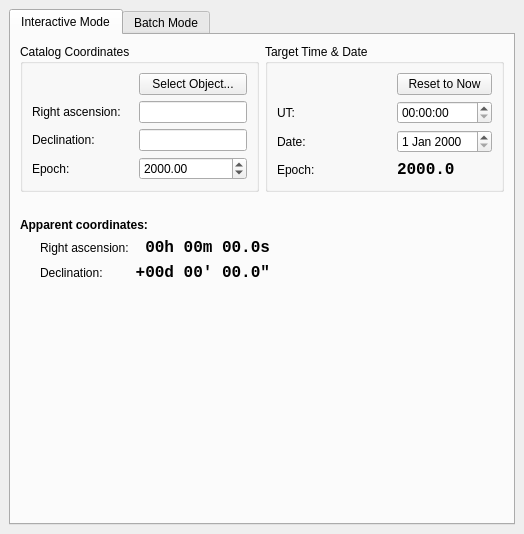
<?xml version="1.0" encoding="UTF-8"?>
<ui version="4.0">
 <class>modCalcApCoordDlg</class>
 <widget class="QWidget" name="modCalcApCoordDlg">
  <property name="geometry">
   <rect>
    <x>0</x>
    <y>0</y>
    <width>524</width>
    <height>534</height>
   </rect>
  </property>
  <property name="focusPolicy">
   <enum>Qt::StrongFocus</enum>
  </property>
  <property name="windowTitle">
   <string>Apparent Coordinates</string>
  </property>
  <layout class="QVBoxLayout">
   <property name="spacing">
    <number>6</number>
   </property>
   <property name="leftMargin">
    <number>9</number>
   </property>
   <property name="topMargin">
    <number>9</number>
   </property>
   <property name="rightMargin">
    <number>9</number>
   </property>
   <property name="bottomMargin">
    <number>9</number>
   </property>
   <item>
    <widget class="QTabWidget" name="InteractiveTab">
     <property name="currentIndex">
      <number>0</number>
     </property>
     <widget class="QWidget" name="tab1">
      <attribute name="title">
       <string>Interactive Mode</string>
      </attribute>
      <layout class="QVBoxLayout">
       <property name="spacing">
        <number>6</number>
       </property>
       <property name="leftMargin">
        <number>9</number>
       </property>
       <property name="topMargin">
        <number>9</number>
       </property>
       <property name="rightMargin">
        <number>9</number>
       </property>
       <property name="bottomMargin">
        <number>9</number>
       </property>
       <item>
        <layout class="QHBoxLayout">
         <property name="spacing">
          <number>6</number>
         </property>
         <property name="leftMargin">
          <number>0</number>
         </property>
         <property name="topMargin">
          <number>0</number>
         </property>
         <property name="rightMargin">
          <number>0</number>
         </property>
         <property name="bottomMargin">
          <number>0</number>
         </property>
         <item>
          <widget class="QGroupBox" name="groupBox_2">
           <property name="title">
            <string>Catalog Coordinates</string>
           </property>
           <layout class="QGridLayout">
            <property name="leftMargin">
             <number>9</number>
            </property>
            <property name="topMargin">
             <number>9</number>
            </property>
            <property name="rightMargin">
             <number>9</number>
            </property>
            <property name="bottomMargin">
             <number>9</number>
            </property>
            <property name="spacing">
             <number>6</number>
            </property>
            <item row="3" column="1">
             <widget class="QDoubleSpinBox" name="EpochCat">
              <property name="focusPolicy">
               <enum>Qt::StrongFocus</enum>
              </property>
              <property name="maximum">
               <double>50000.000000000000000</double>
              </property>
              <property name="value">
               <double>2000.000000000000000</double>
              </property>
              <property name="precision" stdset="0">
               <number>2</number>
              </property>
             </widget>
            </item>
            <item row="2" column="0">
             <widget class="QLabel" name="DecLabel2">
              <property name="text">
               <string>Declination:</string>
              </property>
             </widget>
            </item>
            <item row="2" column="1">
             <widget class="dmsBox" name="DecCat"/>
            </item>
            <item row="3" column="0">
             <widget class="QLabel" name="EpochLabel">
              <property name="text">
               <string>Epoch:</string>
              </property>
             </widget>
            </item>
            <item row="1" column="1">
             <widget class="dmsBox" name="RACat">
              <property name="minimumSize">
               <size>
                <width>80</width>
                <height>0</height>
               </size>
              </property>
             </widget>
            </item>
            <item row="1" column="0">
             <widget class="QLabel" name="RaLabel">
              <property name="text">
               <string>Right ascension:</string>
              </property>
             </widget>
            </item>
            <item row="0" column="0">
             <spacer>
              <property name="orientation">
               <enum>Qt::Horizontal</enum>
              </property>
              <property name="sizeHint" stdset="0">
               <size>
                <width>71</width>
                <height>20</height>
               </size>
              </property>
             </spacer>
            </item>
            <item row="0" column="1">
             <widget class="QPushButton" name="ObjectButton">
              <property name="text">
               <string>Select Object...</string>
              </property>
             </widget>
            </item>
           </layout>
          </widget>
         </item>
         <item>
          <widget class="QGroupBox" name="groupBox_3">
           <property name="title">
            <string>Target Time &amp;&amp; Date</string>
           </property>
           <layout class="QGridLayout">
            <property name="leftMargin">
             <number>9</number>
            </property>
            <property name="topMargin">
             <number>9</number>
            </property>
            <property name="rightMargin">
             <number>9</number>
            </property>
            <property name="bottomMargin">
             <number>9</number>
            </property>
            <property name="spacing">
             <number>6</number>
            </property>
            <item row="0" column="1">
             <widget class="QPushButton" name="NowButton">
              <property name="text">
               <string>Reset to Now</string>
              </property>
             </widget>
            </item>
            <item row="0" column="0">
             <spacer>
              <property name="orientation">
               <enum>Qt::Horizontal</enum>
              </property>
              <property name="sizeHint" stdset="0">
               <size>
                <width>40</width>
                <height>20</height>
               </size>
              </property>
             </spacer>
            </item>
            <item row="3" column="0">
             <widget class="QLabel" name="EpochLabel2">
              <property name="text">
               <string>Epoch:</string>
              </property>
             </widget>
            </item>
            <item row="3" column="1">
             <widget class="QLabel" name="EpochTarget">
              <property name="font">
               <font>
                <family>Monospace</family>
                <pointsize>12</pointsize>
                <weight>75</weight>
                <bold>true</bold>
               </font>
              </property>
              <property name="text">
               <string>2000.0</string>
              </property>
             </widget>
            </item>
            <item row="2" column="0">
             <widget class="QLabel" name="dateLabel">
              <property name="text">
               <string>Date:</string>
              </property>
             </widget>
            </item>
            <item row="1" column="0">
             <widget class="QLabel" name="timeLabel">
              <property name="text">
               <string>UT:</string>
              </property>
             </widget>
            </item>
            <item row="1" column="1">
             <widget class="QTimeEdit" name="UT"/>
            </item>
            <item row="2" column="1">
             <widget class="QDateEdit" name="Date"/>
            </item>
           </layout>
          </widget>
         </item>
        </layout>
       </item>
       <item>
        <spacer>
         <property name="orientation">
          <enum>Qt::Horizontal</enum>
         </property>
         <property name="sizeHint" stdset="0">
          <size>
           <width>40</width>
           <height>20</height>
          </size>
         </property>
        </spacer>
       </item>
       <item>
        <widget class="QLabel" name="ApCoordLabel">
         <property name="font">
          <font>
           <weight>75</weight>
           <bold>true</bold>
          </font>
         </property>
         <property name="text">
          <string>Apparent coordinates:</string>
         </property>
        </widget>
       </item>
       <item>
        <layout class="QHBoxLayout">
         <property name="spacing">
          <number>6</number>
         </property>
         <property name="leftMargin">
          <number>0</number>
         </property>
         <property name="topMargin">
          <number>0</number>
         </property>
         <property name="rightMargin">
          <number>0</number>
         </property>
         <property name="bottomMargin">
          <number>0</number>
         </property>
         <item>
          <spacer>
           <property name="orientation">
            <enum>Qt::Horizontal</enum>
           </property>
           <property name="sizeType">
            <enum>QSizePolicy::Fixed</enum>
           </property>
           <property name="sizeHint" stdset="0">
            <size>
             <width>20</width>
             <height>20</height>
            </size>
           </property>
          </spacer>
         </item>
         <item>
          <layout class="QGridLayout">
           <property name="leftMargin">
            <number>0</number>
           </property>
           <property name="topMargin">
            <number>0</number>
           </property>
           <property name="rightMargin">
            <number>0</number>
           </property>
           <property name="bottomMargin">
            <number>0</number>
           </property>
           <property name="spacing">
            <number>6</number>
           </property>
           <item row="1" column="1">
            <widget class="QLabel" name="Dec">
             <property name="font">
              <font>
               <family>Monospace</family>
               <pointsize>12</pointsize>
               <weight>75</weight>
               <bold>true</bold>
              </font>
             </property>
             <property name="text">
              <string>+00d 00' 00.0&quot;</string>
             </property>
             <property name="alignment">
              <set>Qt::AlignRight|Qt::AlignTrailing|Qt::AlignVCenter</set>
             </property>
             <property name="textInteractionFlags">
              <set>Qt::TextSelectableByMouse</set>
             </property>
            </widget>
           </item>
           <item row="1" column="0">
            <widget class="QLabel" name="DecLabel">
             <property name="text">
              <string>Declination:</string>
             </property>
            </widget>
           </item>
           <item row="0" column="1">
            <widget class="QLabel" name="RA">
             <property name="font">
              <font>
               <family>Monospace</family>
               <pointsize>12</pointsize>
               <weight>75</weight>
               <bold>true</bold>
              </font>
             </property>
             <property name="text">
              <string>00h 00m 00.0s</string>
             </property>
             <property name="alignment">
              <set>Qt::AlignRight|Qt::AlignTrailing|Qt::AlignVCenter</set>
             </property>
             <property name="textInteractionFlags">
              <set>Qt::TextSelectableByMouse</set>
             </property>
            </widget>
           </item>
           <item row="0" column="0">
            <widget class="QLabel" name="RALabel">
             <property name="text">
              <string>Right ascension:</string>
             </property>
            </widget>
           </item>
          </layout>
         </item>
         <item>
          <spacer>
           <property name="orientation">
            <enum>Qt::Horizontal</enum>
           </property>
           <property name="sizeHint" stdset="0">
            <size>
             <width>40</width>
             <height>20</height>
            </size>
           </property>
          </spacer>
         </item>
        </layout>
       </item>
       <item>
        <spacer>
         <property name="orientation">
          <enum>Qt::Vertical</enum>
         </property>
         <property name="sizeType">
          <enum>QSizePolicy::Expanding</enum>
         </property>
         <property name="sizeHint" stdset="0">
          <size>
           <width>20</width>
           <height>70</height>
          </size>
         </property>
        </spacer>
       </item>
      </layout>
     </widget>
     <widget class="QWidget" name="tab2">
      <attribute name="title">
       <string>Batch Mode</string>
      </attribute>
      <layout class="QVBoxLayout">
       <property name="spacing">
        <number>6</number>
       </property>
       <property name="leftMargin">
        <number>8</number>
       </property>
       <property name="topMargin">
        <number>8</number>
       </property>
       <property name="rightMargin">
        <number>8</number>
       </property>
       <property name="bottomMargin">
        <number>8</number>
       </property>
       <item>
        <widget class="QGroupBox" name="groupBox_6">
         <property name="title">
          <string>Select Fields in Input File</string>
         </property>
         <layout class="QHBoxLayout">
          <property name="spacing">
           <number>6</number>
          </property>
          <property name="leftMargin">
           <number>8</number>
          </property>
          <property name="topMargin">
           <number>8</number>
          </property>
          <property name="rightMargin">
           <number>8</number>
          </property>
          <property name="bottomMargin">
           <number>8</number>
          </property>
          <item>
           <layout class="QVBoxLayout">
            <property name="spacing">
             <number>6</number>
            </property>
            <property name="leftMargin">
             <number>0</number>
            </property>
            <property name="topMargin">
             <number>0</number>
            </property>
            <property name="rightMargin">
             <number>0</number>
            </property>
            <property name="bottomMargin">
             <number>0</number>
            </property>
            <item>
             <widget class="QCheckBox" name="utCheckBatch">
              <property name="text">
               <string>UT:</string>
              </property>
              <property name="checked">
               <bool>true</bool>
              </property>
             </widget>
            </item>
            <item>
             <widget class="QCheckBox" name="dateCheckBatch">
              <property name="text">
               <string>Date:</string>
              </property>
              <property name="checked">
               <bool>true</bool>
              </property>
             </widget>
            </item>
            <item>
             <widget class="QCheckBox" name="raCheckBatch">
              <property name="text">
               <string>Right ascension:</string>
              </property>
              <property name="checked">
               <bool>true</bool>
              </property>
             </widget>
            </item>
            <item>
             <widget class="QCheckBox" name="decCheckBatch">
              <property name="text">
               <string>Declination:</string>
              </property>
              <property name="checked">
               <bool>true</bool>
              </property>
             </widget>
            </item>
            <item>
             <widget class="QCheckBox" name="epochCheckBatch">
              <property name="text">
               <string>Epoch:</string>
              </property>
             </widget>
            </item>
           </layout>
          </item>
          <item>
           <layout class="QVBoxLayout">
            <property name="spacing">
             <number>6</number>
            </property>
            <property name="leftMargin">
             <number>0</number>
            </property>
            <property name="topMargin">
             <number>0</number>
            </property>
            <property name="rightMargin">
             <number>0</number>
            </property>
            <property name="bottomMargin">
             <number>0</number>
            </property>
            <item>
             <widget class="QTimeEdit" name="utBoxBatch">
              <property name="enabled">
               <bool>false</bool>
              </property>
             </widget>
            </item>
            <item>
             <widget class="QDateEdit" name="dateBoxBatch">
              <property name="enabled">
               <bool>false</bool>
              </property>
             </widget>
            </item>
            <item>
             <widget class="dmsBox" name="raBoxBatch">
              <property name="enabled">
               <bool>false</bool>
              </property>
             </widget>
            </item>
            <item>
             <widget class="dmsBox" name="decBoxBatch">
              <property name="enabled">
               <bool>false</bool>
              </property>
             </widget>
            </item>
            <item>
             <widget class="QLineEdit" name="epochBoxBatch">
              <property name="sizePolicy">
               <sizepolicy hsizetype="Fixed" vsizetype="Fixed">
                <horstretch>0</horstretch>
                <verstretch>0</verstretch>
               </sizepolicy>
              </property>
             </widget>
            </item>
           </layout>
          </item>
         </layout>
        </widget>
       </item>
       <item>
        <widget class="QGroupBox" name="groupBox_5">
         <property name="title">
          <string>Show in Output File</string>
         </property>
         <layout class="QHBoxLayout">
          <property name="spacing">
           <number>6</number>
          </property>
          <property name="leftMargin">
           <number>8</number>
          </property>
          <property name="topMargin">
           <number>8</number>
          </property>
          <property name="rightMargin">
           <number>8</number>
          </property>
          <property name="bottomMargin">
           <number>8</number>
          </property>
          <item>
           <widget class="QRadioButton" name="allRadioBatch">
            <property name="text">
             <string>All parameters</string>
            </property>
           </widget>
          </item>
          <item>
           <widget class="QRadioButton" name="inputRadioBatch">
            <property name="text">
             <string>Only parameters in input file</string>
            </property>
            <property name="checked">
             <bool>true</bool>
            </property>
           </widget>
          </item>
         </layout>
        </widget>
       </item>
       <item>
        <widget class="QGroupBox" name="groupBox_4">
         <property name="title">
          <string>Files</string>
         </property>
         <layout class="QGridLayout">
          <property name="leftMargin">
           <number>8</number>
          </property>
          <property name="topMargin">
           <number>8</number>
          </property>
          <property name="rightMargin">
           <number>8</number>
          </property>
          <property name="bottomMargin">
           <number>8</number>
          </property>
          <property name="spacing">
           <number>6</number>
          </property>
          <item row="0" column="1">
           <widget class="KUrlRequester" name="InputLineEditBatch"/>
          </item>
          <item row="1" column="1">
           <widget class="KUrlRequester" name="OutputLineEditBatch"/>
          </item>
          <item row="0" column="0">
           <widget class="QLabel" name="label_3">
            <property name="text">
             <string>Input file:</string>
            </property>
           </widget>
          </item>
          <item row="1" column="0">
           <widget class="QLabel" name="label_4">
            <property name="text">
             <string>Output file:</string>
            </property>
           </widget>
          </item>
         </layout>
        </widget>
       </item>
       <item>
        <layout class="QHBoxLayout">
         <property name="spacing">
          <number>6</number>
         </property>
         <property name="leftMargin">
          <number>0</number>
         </property>
         <property name="topMargin">
          <number>0</number>
         </property>
         <property name="rightMargin">
          <number>0</number>
         </property>
         <property name="bottomMargin">
          <number>0</number>
         </property>
         <item>
          <spacer>
           <property name="orientation">
            <enum>Qt::Horizontal</enum>
           </property>
           <property name="sizeType">
            <enum>QSizePolicy::Expanding</enum>
           </property>
           <property name="sizeHint" stdset="0">
            <size>
             <width>151</width>
             <height>21</height>
            </size>
           </property>
          </spacer>
         </item>
         <item>
          <widget class="QPushButton" name="runButtonBatch">
           <property name="sizePolicy">
            <sizepolicy hsizetype="Expanding" vsizetype="Preferred">
             <horstretch>0</horstretch>
             <verstretch>0</verstretch>
            </sizepolicy>
           </property>
           <property name="text">
            <string>Run</string>
           </property>
          </widget>
         </item>
         <item>
          <spacer>
           <property name="orientation">
            <enum>Qt::Horizontal</enum>
           </property>
           <property name="sizeType">
            <enum>QSizePolicy::Expanding</enum>
           </property>
           <property name="sizeHint" stdset="0">
            <size>
             <width>131</width>
             <height>21</height>
            </size>
           </property>
          </spacer>
         </item>
        </layout>
       </item>
       <item>
        <spacer>
         <property name="orientation">
          <enum>Qt::Vertical</enum>
         </property>
         <property name="sizeType">
          <enum>QSizePolicy::Expanding</enum>
         </property>
         <property name="sizeHint" stdset="0">
          <size>
           <width>20</width>
           <height>31</height>
          </size>
         </property>
        </spacer>
       </item>
      </layout>
     </widget>
    </widget>
   </item>
  </layout>
 </widget>
 <customwidgets>
  <customwidget>
   <class>KUrlRequester</class>
   <extends>QFrame</extends>
   <header>kurlrequester.h</header>
   <container>1</container>
  </customwidget>
  <customwidget>
   <class>dmsBox</class>
   <extends>QLineEdit</extends>
   <header>widgets/dmsbox.h</header>
  </customwidget>
 </customwidgets>
 <tabstops>
  <tabstop>InteractiveTab</tabstop>
  <tabstop>ObjectButton</tabstop>
  <tabstop>RACat</tabstop>
  <tabstop>DecCat</tabstop>
  <tabstop>EpochCat</tabstop>
  <tabstop>NowButton</tabstop>
  <tabstop>UT</tabstop>
  <tabstop>InputLineEditBatch</tabstop>
  <tabstop>decCheckBatch</tabstop>
  <tabstop>OutputLineEditBatch</tabstop>
  <tabstop>runButtonBatch</tabstop>
  <tabstop>inputRadioBatch</tabstop>
  <tabstop>raCheckBatch</tabstop>
  <tabstop>dateCheckBatch</tabstop>
  <tabstop>utBoxBatch</tabstop>
  <tabstop>raBoxBatch</tabstop>
  <tabstop>decBoxBatch</tabstop>
  <tabstop>allRadioBatch</tabstop>
  <tabstop>utCheckBatch</tabstop>
  <tabstop>epochBoxBatch</tabstop>
  <tabstop>epochCheckBatch</tabstop>
 </tabstops>
 <resources/>
 <connections/>
</ui>
